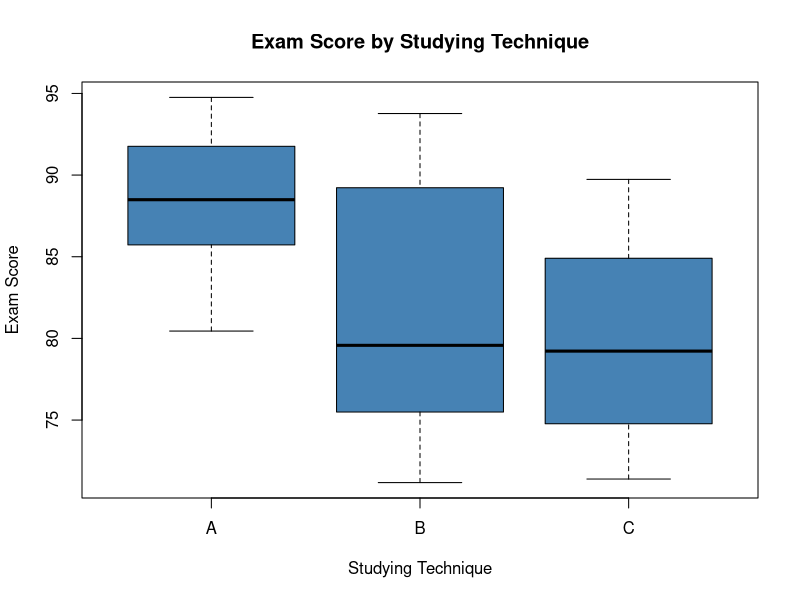
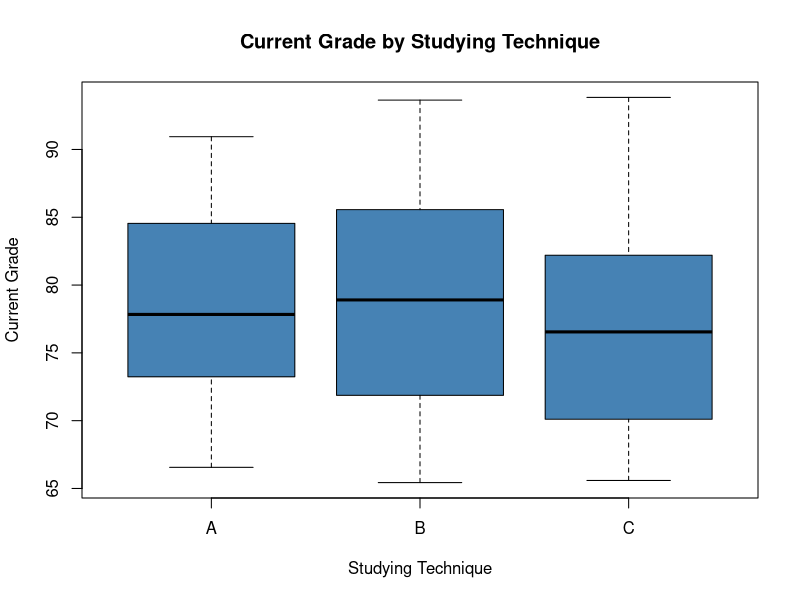

Reproduce these figures in R, in order. (Note: this script raises an error after producing the figures.)
#make this example reproducible 
set.seed(10)

#create dataset
data <- data.frame(technique = rep(c("A", "B", "C"), each = 30),
                   current_grade = runif(90, 65, 95),
                   exam = c(runif(30, 80, 95), runif(30, 70, 95), runif(30, 70, 90)))

#view first six lines of dataset
head(data)
summary(data)

#load dplyr
library(dplyr)

data %>%
  group_by(technique) %>%
  summarise(mean_grade = mean(current_grade),
            sd_grade = sd(current_grade),
            mean_exam = mean(exam),
            sd_exam = sd(exam))

boxplot(exam ~ technique,
        data = data,
        main = "Exam Score by Studying Technique",
        xlab = "Studying Technique",
        ylab = "Exam Score",
        col = "steelblue",
        border = "black"
)


boxplot(current_grade ~ technique,
        data = data,
        main = "Current Grade by Studying Technique",
        xlab = "Studying Technique",
        ylab = "Current Grade",
        col = "steelblue",
        border = "black"
)

#fit anova model
anova_model <- aov(current_grade ~ technique, data = data)
#view summary of anova model
summary(anova_model)


anova_model <- aov(current_grade ~ technique+exam, data = data)
#view summary of anova model
print(summary(anova_model))

anova_model <- aov(technique~ current_grade+exam, data = data)
#view summary of anova model
print(summary(anova_model))
